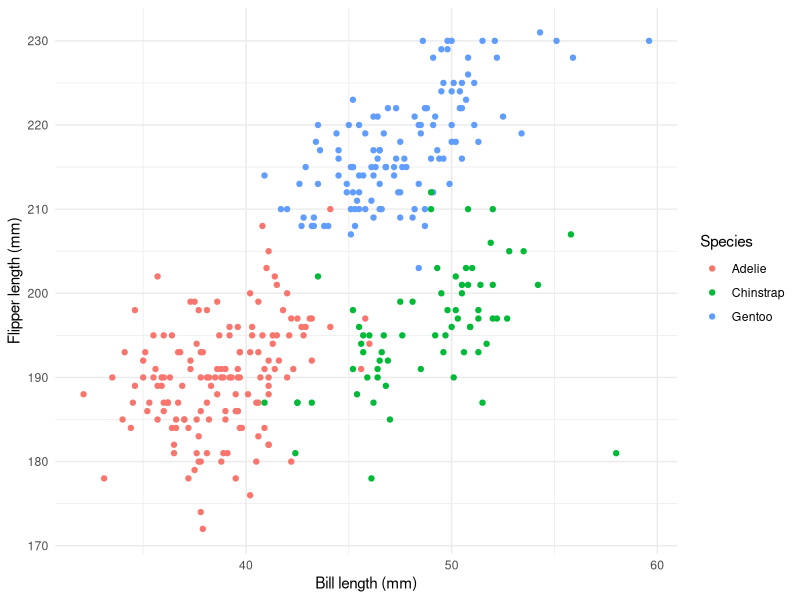
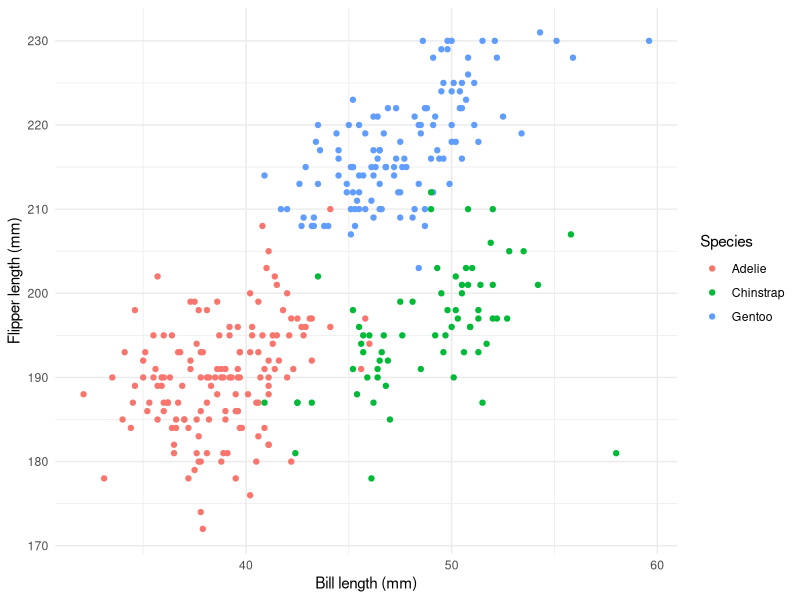

Source code (R) for these figures, in order:
## ---- chunk 1
data("penguins", package = "palmerpenguins")
## ---- chunk 2
library(ggplot2)

penguin_plot <- ggplot(
  penguins,
  aes(x = bill_length_mm, y = flipper_length_mm, color = species)
) +
  geom_point(na.rm = TRUE) +
  labs(
    x = "Bill length (mm)",
    y = "Flipper length (mm)",
    color = "Species"
  ) +
  theme_minimal()

penguin_plot

ggsave(
  filename = "penguins_scatterplot.png",
  plot = penguin_plot,
  width = 7,
  height = 5,
  dpi = 300
)
